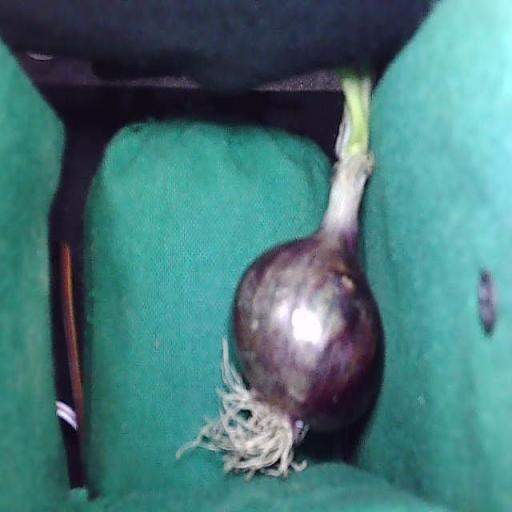
#> input picture backend/data/real/images/valid/Class-1-Medium-3-5-Slight-Shape-Defect-2-_jpg.rf.2fb6adafe1b914c16215665bfb56d8e5.jpg, 512 x 512 px
$ python -i calibrate.py   (imports and definitions only)
#> lines starting #> are read from the running program, lines starting #| are printed output that depends on the picture
#> further down, picture is the input picture: shape (512, 512, 3); mean B, G, R 122.1, 120.1, 71
"""
Pixel-to-mm Metrology & Optical Calibration Engine
Supports ArUco reference markers (DICT_4X4_50) with sub-pixel corner refinement,
perspective tilt & skew quantification, multi-scale template matching fallback,
and multi-axis caliper physical diameter estimation.
"""
from __future__ import annotations
from typing import Optional, Tuple, Dict, Any
import cv2
import numpy as np

# Standard procurement setup: 25.0 mm ArUco marker (DICT_4X4_50)
ARUCO_DICT = cv2.aruco.DICT_4X4_50
DEFAULT_MARKER_SIZE_MM = 25.0


def detect_aruco_calibration(image: np.ndarray) -> Tuple[Optional[np.ndarray], Optional[int]]:
    """
    Detect ArUco marker in image with sub-pixel corner refinement.
    Returns (corners_4x2, marker_id) or (None, None).
    """
    if image is None or image.size == 0:
        return None, None

    gray = cv2.cvtColor(image, cv2.COLOR_BGR2GRAY) if len(image.shape) == 3 else image
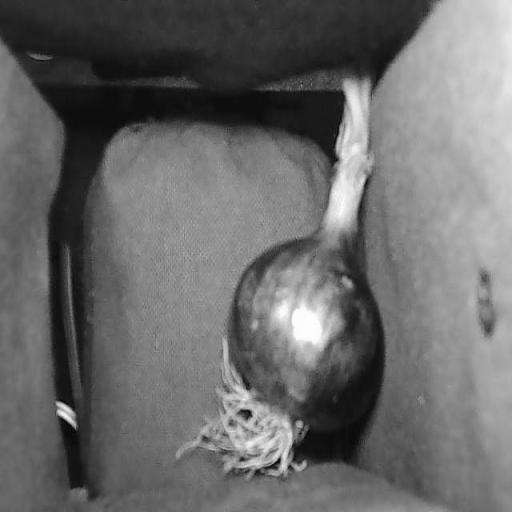
#> gray: shape (512, 512); min 2, max 255, mean 105.7
    aruco_dict = cv2.aruco.getPredefinedDictionary(ARUCO_DICT)
    params = cv2.aruco.DetectorParameters()
    detector = cv2.aruco.ArucoDetector(aruco_dict, params)
    corners_list, ids, _ = detector.detectMarkers(gray)
#> corners_list = (); ids = None

    if corners_list is not None and len(corners_list) > 0 and ids is not None and len(ids) > 0:
        # First detected marker corners reshaped to (4, 2)
        raw_corners = np.array(corners_list[0], dtype=np.float32).reshape(-1, 2)
        marker_id = int(ids[0][0]) if hasattr(ids[0], "__len__") else int(ids[0])

        # Sub-pixel corner refinement for sub-millimeter precision
        try:
            criteria = (cv2.TERM_CRITERIA_EPS + cv2.TERM_CRITERIA_MAX_ITER, 30, 0.01)
            refined = cv2.cornerSubPix(
                gray,
                raw_corners.reshape(-1, 1, 2),
                winSize=(5, 5),
                zeroZone=(-1, -1),
                criteria=criteria,
            )
            corners = refined.reshape(-1, 2)
        except Exception:
            corners = raw_corners

        return corners, marker_id

    return None, None


def compute_calibration_details(
    image: np.ndarray,
    reference_mm: float = DEFAULT_MARKER_SIZE_MM,
) -> Dict[str, Any]:
    """
    Comprehensive calibration analysis with perspective skew quantification.
    Returns dictionary with calibration status, scale (px/mm), corners, and method.
    """
    if image is None or image.size == 0 or reference_mm <= 0:
        return {
            "calibrated": False,
            "pixels_per_mm": None,
            "marker_id": None,
            "corners": None,
            "method": "none",
            "reference_mm": reference_mm,
            "marker_pixel_size": None,
            "skew_pct": 0.0,
            "perspective_warning": None,
        }

    corners, marker_id = detect_aruco_calibration(image)
    if corners is not None and len(corners) == 4:
        # Calculate lengths of all 4 edges
        d_top = np.linalg.norm(corners[0] - corners[1])
        d_right = np.linalg.norm(corners[1] - corners[2])
        d_bottom = np.linalg.norm(corners[2] - corners[3])
        d_left = np.linalg.norm(corners[3] - corners[0])
        edge_lengths = [d_top, d_right, d_bottom, d_left]

        avg_pixel_side = float(np.mean(edge_lengths))
        if avg_pixel_side > 5.0:
            ppm = avg_pixel_side / reference_mm

            # Quantify perspective distortion (skew between opposite sides)
            h_ratio = abs(d_top - d_bottom) / max(1.0, (d_top + d_bottom) / 2.0)
            v_ratio = abs(d_left - d_right) / max(1.0, (d_left + d_right) / 2.0)
            skew_pct = round(float(max(h_ratio, v_ratio) * 100), 2)
            warning = "high_perspective_tilt" if skew_pct > 18.0 else None

            return {
                "calibrated": True,
                "pixels_per_mm": round(float(ppm), 4),
                "marker_id": marker_id,
                "corners": corners.tolist(),
                "method": "aruco_4x4_50",
                "reference_mm": reference_mm,
                "marker_pixel_size": round(avg_pixel_side, 2),
                "skew_pct": skew_pct,
                "perspective_warning": warning,
            }

    # Fallback template detection with dimension guard
    ppm_fallback = _detect_calibration_card(image, reference_mm)
    if ppm_fallback is not None and ppm_fallback > 0:
        return {
            "calibrated": True,
            "pixels_per_mm": round(float(ppm_fallback), 4),
            "marker_id": None,
            "corners": None,
            "method": "template_contrast_card",
            "reference_mm": reference_mm,
            "marker_pixel_size": round(float(ppm_fallback * reference_mm), 2),
            "skew_pct": 0.0,
            "perspective_warning": None,
        }

    return {
        "calibrated": False,
        "pixels_per_mm": None,
        "marker_id": None,
        "corners": None,
        "method": "none",
        "reference_mm": reference_mm,
        "marker_pixel_size": None,
        "skew_pct": 0.0,
        "perspective_warning": None,
    }


# [9 lines left out: function compute_pixels_per_mm, not called in this run]


def _generate_template_marker(size: int = 44) -> np.ndarray:
    """Generate a template for the outer black border of a calibration marker."""
    img = np.ones((size, size), dtype=np.uint8) * 255
    border = max(2, size // 10)
    cv2.rectangle(img, (0, 0), (size, size), 0, border)
    cv2.rectangle(img, (2 * border, 2 * border), (size - 2 * border, size - 2 * border), 255, -1)
    return img


def _detect_calibration_card(
    image: np.ndarray,
    reference_mm: float = DEFAULT_MARKER_SIZE_MM,
) -> Optional[float]:
    """
    Detect high-contrast square calibration reference via multiscale template matching.
    Includes bounds checking to prevent assertion failure on small inputs.
    """
#> called with reference_mm = 25
    if image is None or image.size == 0:
        return None

    gray = cv2.cvtColor(image, cv2.COLOR_BGR2GRAY) if len(image.shape) == 3 else image.copy()
    h, w = gray.shape[:2]
#> h = 512; w = 512
    min_dim = min(h, w)
#> min_dim = 512

    # Filter candidate sizes so template is always smaller than the input image
    candidate_sizes = [s for s in [200, 160, 144, 120, 100, 80, 48] if s <= min_dim - 8]
#> candidate_sizes = [200, 160, 144, 120, 100, 80, 48]

    for template_size in candidate_sizes:
        try:
            template = _generate_template_marker(template_size)
            res = cv2.matchTemplate(gray, template, cv2.TM_CCORR_NORMED)
            _, max_val, _, max_loc = cv2.minMaxLoc(res)

            if max_val > 0.94:
                x, y = max_loc
                border = template_size // 10
                interior = gray[y + 2 * border : y + template_size - 2 * border,
                                x + 2 * border : x + template_size - 2 * border]
                if interior.size > 0 and float(np.mean(interior)) > 190:
                    return float(template_size / reference_mm)
        except Exception:
            continue
#> this loop made 7 passes
#> (max_val, max_loc) on passes 1 to 7: (0.921, (81, 118)), (0.926, (97, 119)), (0.924, (97, 122)), (0.916, (98, 121)), (0.914, (98, 126)), (0.917, (263, 282)), (0.917, (277, 298))
#> pass 1, in _detect_calibration_card, `res = cv2.matchTemplate(gray, template, cv2.TM_CCORR_NORMED)`:
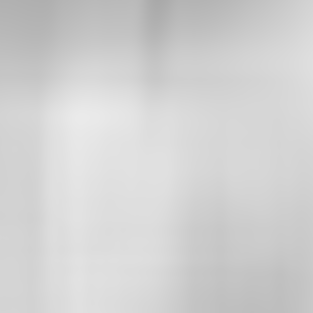
#> res: shape (313, 313) float32; min 0.665, max 0.921, mean 0.823
#> pass 3, in _detect_calibration_card, `res = cv2.matchTemplate(gray, template, cv2.TM_CCORR_NORMED)`:
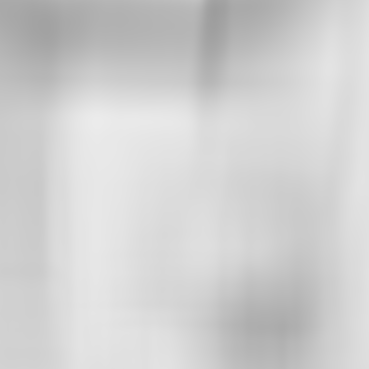
#> res: shape (369, 369) float32; min 0.618, max 0.924, mean 0.817
#> after the loop:
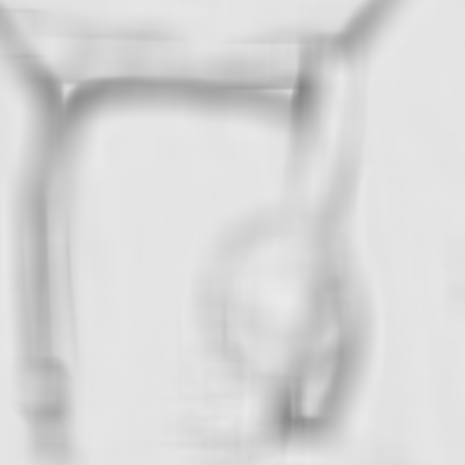
#> res: shape (465, 465) float32; min 0.52, max 0.917, mean 0.848

    return None


# [50 lines left out: functions estimate_diameter, estimate_caliper_dimensions, not called in this run]

>>> import cv2
>>> picture = cv2.imread('../../data/real/images/valid/Class-1-Medium-3-5-Slight-Shape-Defect-2-_jpg.rf.2fb6adafe1b914c16215665bfb56d8e5.jpg')
>>> result = compute_calibration_details(picture)
#> result = 9 items

$ run again, on backend/data/real/images/valid/Extra-Class-Small-2-5-10-_jpg.rf.64d0d3c36bfd0c625cb248ec623ec8e1.jpg
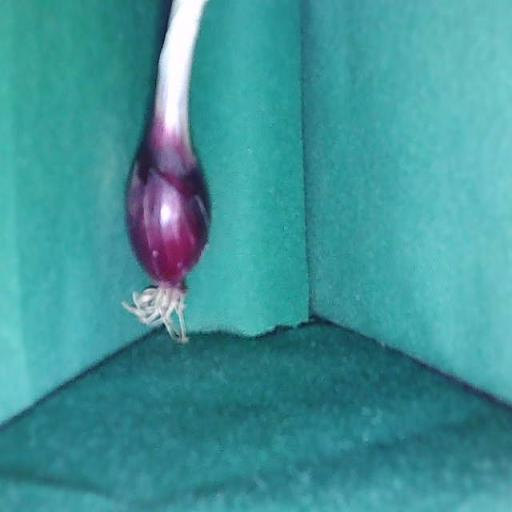
#> input picture backend/data/real/images/valid/Extra-Class-Small-2-5-10-_jpg.rf.64d0d3c36bfd0c625cb248ec623ec8e1.jpg, 512 x 512 px
#> picture is the input picture: shape (512, 512, 3); mean B, G, R 154.3, 149, 64.4
#> in detect_aruco_calibration, `gray = cv2.cvtColor(image, cv2.COLOR_BGR2GRAY) if len(image.shape) == ..`:
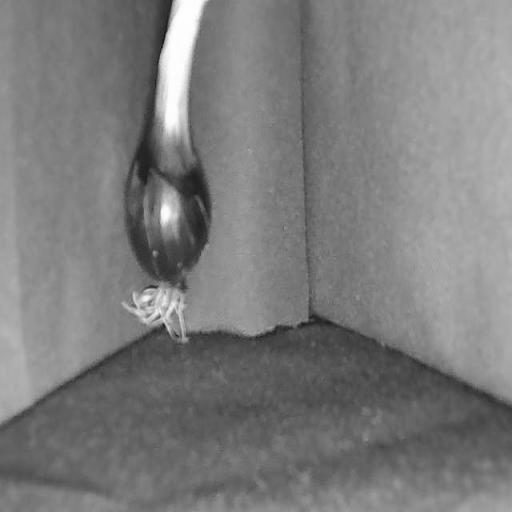
#> gray: shape (512, 512); min 14, max 255, mean 124.3
#> corners_list = (); ids = None
#> the loop in _detect_calibration_card, `for template_size in candidate_sizes:` made 7 passes
#> (max_val, max_loc) on passes 1 to 7: (0.906, (192, 143)), (0.908, (192, 181)), (0.91, (192, 196)), (0.918, (193, 219)), (0.918, (185, 238)), (0.912, (186, 258)), (0.915, (131, 285))
#> pass 1, in _detect_calibration_card, `res = cv2.matchTemplate(gray, template, cv2.TM_CCORR_NORMED)`:
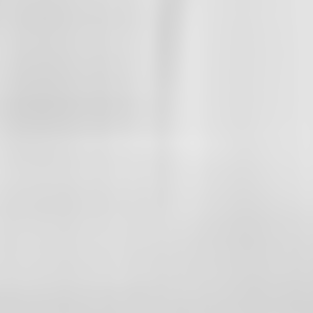
#> res: shape (313, 313) float32; min 0.826, max 0.906, mean 0.862
#> result = 9 items

$ run again, on backend/data/real/images/valid/Extra-Class-Small-3-4-_jpg.rf.e7c003faff9d65284ad88dddfb259498.jpg
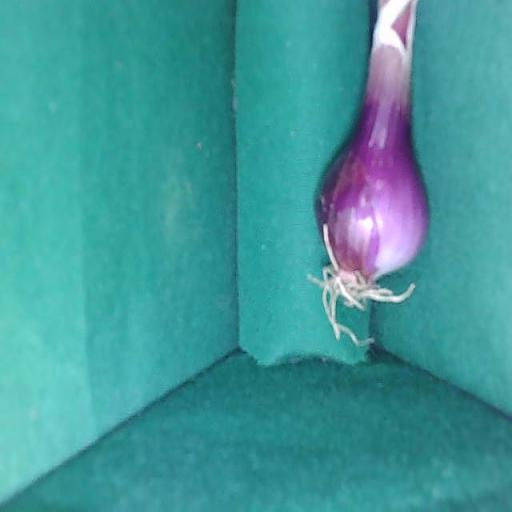
#> input picture backend/data/real/images/valid/Extra-Class-Small-3-4-_jpg.rf.e7c003faff9d65284ad88dddfb259498.jpg, 512 x 512 px
#> picture is the input picture: shape (512, 512, 3); mean B, G, R 155.4, 152.2, 64.9
#> in detect_aruco_calibration, `gray = cv2.cvtColor(image, cv2.COLOR_BGR2GRAY) if len(image.shape) == ..`:
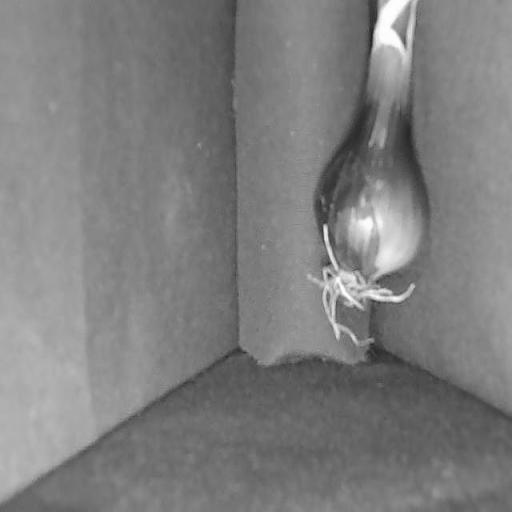
#> gray: shape (512, 512); min 31, max 255, mean 126.5
#> corners_list = (); ids = None
#> the loop in _detect_calibration_card, `for template_size in candidate_sizes:` made 7 passes
#> (max_val, max_loc) on passes 1 to 7: (0.91, (228, 170)), (0.903, (208, 0)), (0.916, (226, 0)), (0.913, (228, 47)), (0.91, (230, 108)), (0.92, (343, 191)), (0.916, (345, 196))
#> pass 1, in _detect_calibration_card, `res = cv2.matchTemplate(gray, template, cv2.TM_CCORR_NORMED)`:
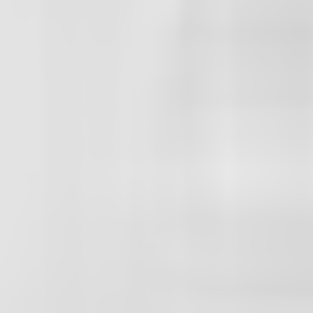
#> res: shape (313, 313) float32; min 0.829, max 0.91, mean 0.874
#> result = 9 items

$ run again, on backend/data/real/images/valid/image_0_jpg.rf.65c5562ca973427470f17c3094959841.jpg
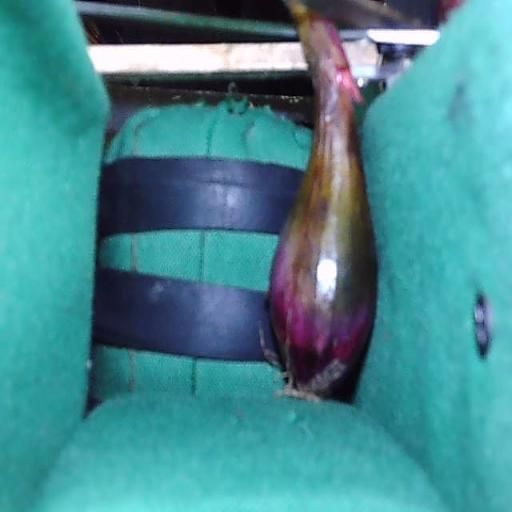
#> input picture backend/data/real/images/valid/image_0_jpg.rf.65c5562ca973427470f17c3094959841.jpg, 512 x 512 px
#> picture is the input picture: shape (512, 512, 3); mean B, G, R 145.8, 137.9, 70
#> in detect_aruco_calibration, `gray = cv2.cvtColor(image, cv2.COLOR_BGR2GRAY) if len(image.shape) == ..`:
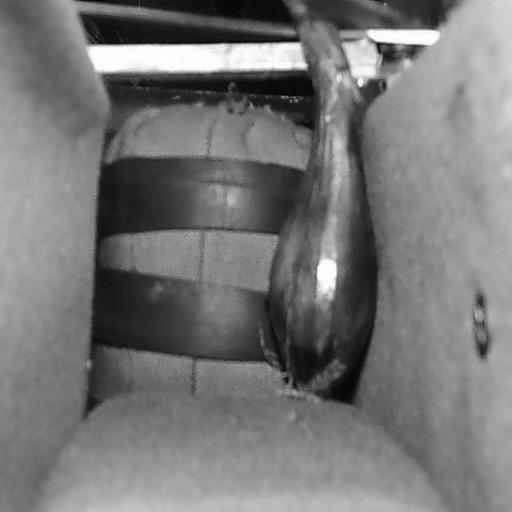
#> gray: shape (512, 512); min 0, max 255, mean 118.5
#> corners_list = (); ids = None
#> the loop in _detect_calibration_card, `for template_size in candidate_sizes:` made 7 passes
#> (max_val, max_loc) on passes 1 to 7: (0.891, (113, 95)), (0.888, (310, 19)), (0.898, (368, 203)), (0.905, (366, 282)), (0.911, (175, 225)), (0.915, (197, 226)), (0.93, (131, 228))
#> after the loop in _detect_calibration_card, `for template_size in candidate_sizes:`:
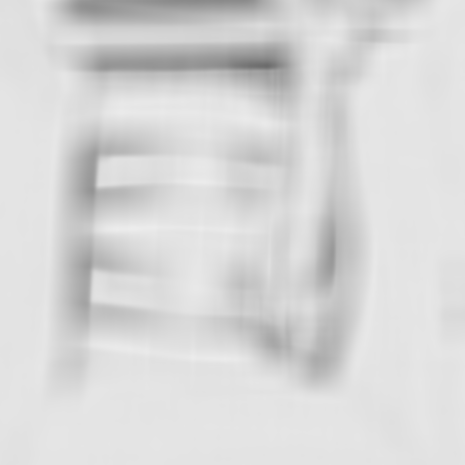
#> res: shape (465, 465) float32; min 0.425, max 0.93, mean 0.848
#> result = 9 items
